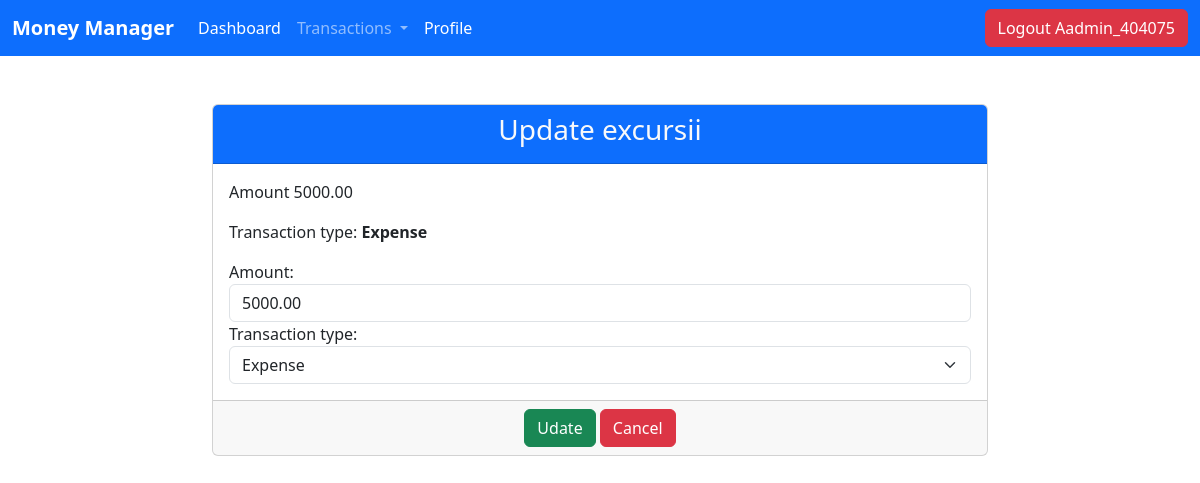
Page /update_transaction/6/ (signed in) on the earlier database version.
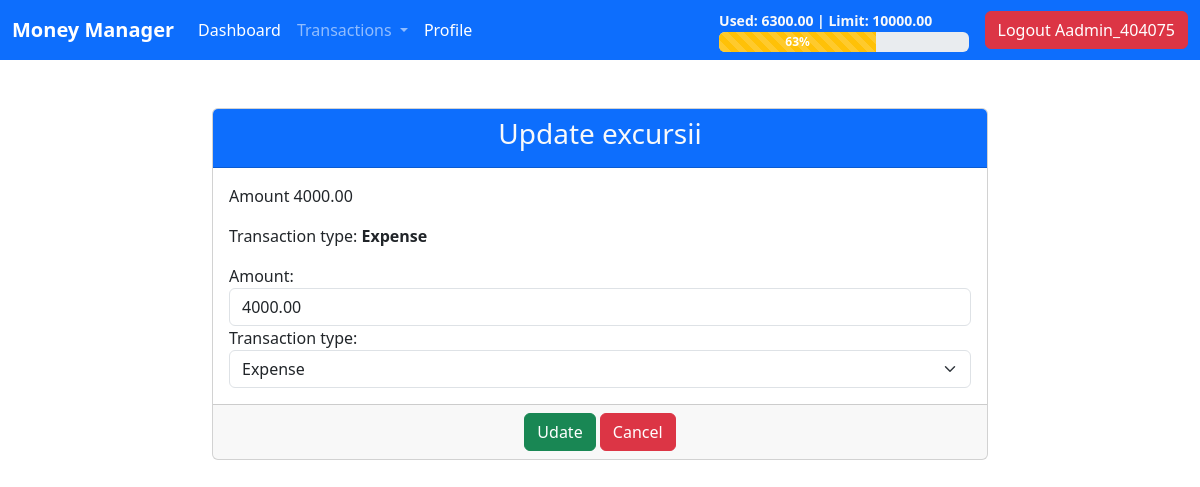
Same page on the later database version.
### transactions/models.py (models this page shows, shortened)
class Transaction(models.Model):
    name = models.CharField(max_length=100)
    amount = models.DecimalField(decimal_places=2, max_digits=10)
    transaction_type = models.CharField(max_length=7, choices=transaction_option)
    transaction_date = models.DateField(null=True, blank=True)
    created_at = models.DateTimeField(auto_now_add=True)
    updated_at = models.DateTimeField(auto_now=True)
    user = models.ForeignKey(User, on_delete=models.CASCADE)
    def __str__(self):
        return f'{self.name}'

class Limit(models.Model):
    limit = models.DecimalField(decimal_places=2, max_digits=10)
    user = models.ForeignKey(User, on_delete=models.CASCADE)
    created_at = models.DateTimeField(auto_now_add=True)
    month = models.DateField(null=True, blank=True)

### transactions/views.py (the view)
# urls.py: path('update_transaction/<int:pk>/', views.TransactionUpdateView.as_view(), name='update_transaction'),
class TransactionUpdateView(LoginRequiredMixin,UpdateView):
    template_name = 'transactions/update_transaction.html'
    model = Transaction
    form_class = TransactionUpdateForm
    success_url = '/dashboard/'
    def get_queryset(self):
        return Transaction.objects.filter(user=self.request.user)

### transactions/forms.py
class TransactionUpdateForm(forms.ModelForm):
    class Meta:
        model = Transaction
        exclude = ['name', 'transaction_date', 'user']
        widgets = {
            'amount': forms.NumberInput(attrs={'class': 'form-control', 'placeholder': 'Amount'}),
            'transaction_type': forms.Select(attrs={'class': 'form-select'}),
        }

### MoneyManagerDanut/context_processors.py (called while the page is built)
def navbar_progress(request):
    if not request.user.is_authenticated:
        return {}
    today = date.today()
    start_month = today.replace(day=1)
    transactions = Transaction.objects.filter(
        user=request.user,
        transaction_date__range=(start_month, today)
    )
    total_expenses = sum(transaction.amount for transaction in transactions if transaction.transaction_type == 'expense')
    limit_obj = Limit.objects.filter(
        user=request.user,
        month=start_month
    ).order_by('-created_at').first()
    limit = limit_obj.limit if limit_obj else 0
    procent = int(total_expenses / limit * 100) if limit else 0
    return {
        'total_expenses': total_expenses,
        'limit': limit,
        'procent': procent,
    }

### templates/transactions/update_transaction.html (shortened to what this page needs)
{% extends 'base.html' %}
{% block content %}
    <div class="container-fluid">
        <div class="row">
            <div class="col-md-8 offset-md-2">
                <br><br>
                <div class="card">
                    <div class="card-header bg-primary text-light">
                        <h3 class="text-center">Update {{ transaction }} </h3>
                    </div>
                    <form method="POST">
                        <div class="card-body">
                            <p>Amount {{ transaction.amount }}</p>
                            <p>Transaction type: <b>{{ transaction.transaction_type| title }}</b></p>
                            {{ form }}
                        </div>
                        <div class="card-footer text-center">
                            <button type="submit" class="btn btn-success">Udate</button>
                            <a href="{% url 'dashboard' %}" class="btn btn-danger">Cancel</a>
                        </div>
                    </form>
                </div>
            </div>
        </div>
    </div>
{% endblock %}

### templates/navbar.html (shortened to what this page needs)
<nav class="navbar navbar-expand-lg navbar-dark bg-primary">
    <div class="container-fluid">
        <a class="navbar-brand" href="#"><b>Money Manager</b></a>
        <div class="collapse navbar-collapse" id="navbarSupportedContent">
            <ul class="navbar-nav me-auto mb-2 mb-lg-0">
                {% if user.is_authenticated %}
                    <li class="nav-item">
                        <a class="nav-link active" aria-current="page" href="{% url 'dashboard' %}">Dashboard</a>
                    </li>
                    <li class="nav-item dropdown">
                        <a class="nav-link dropdown-toggle" href="#" role="button" data-bs-toggle="dropdown"
                           aria-expanded="false">
                            Transactions
                        </a>
                    </li>
                    <li class="nav-item">
                        <a class="nav-link active" aria-current="page" href="{% url 'profile' %}">Profile</a>
                    </li>
                {% endif %}
            </ul>
            {% if user.is_authenticated and procent and limit %}
                <div class="w-25 me-3">
                    <small class="text-light"><b>Used: {{ total_expenses|floatformat:2 }} |
                        Limit: {{ limit|floatformat:2 }}</b></small>
                    <div class="progress" style="height: 20px;">
                        <div class="progress-bar progress-bar-striped progress-bar-animated
            {% if procent < 50 %}bg-success{% elif procent < 90 %}bg-warning{% else %}bg-danger{% endif %}"
                             role="progressbar"
                             style="width: {{ procent }}%;"
                             aria-valuenow="{{ total_expenses }}"
                             aria-valuemin="0"
                             aria-valuemax="{{ limit }}">
                            <b> {{ procent }}%</b>
                        </div>
                    </div>
                </div>
            {% endif %}
            <div>
                {% if user.is_authenticated %}
                    <form method="POST" action="{% url 'logout' %}">
                        <button type="submit" class="btn btn-danger">
                            Logout {{ user.username|title }}
                        </button>
                    </form>
                {% else %}
                    <a class="btn btn-outline-light" href="{% url 'login' %}">Login</a>
                    <a class="btn btn-outline-light" href="{% url 'create_user' %}">Sign up</a>
                {% endif %}
            </div>
        </div>
    </div>
</nav>

Differences in the rows shown:
added Limit: limit "10000.00"
changed Transaction "excursii": amount "5000.00" → "4000.00"
Other differences:
{{ total_expenses|floatformat:2 }}: (not shown) → "6300.00"
{{ procent }}: (not shown) → "63"
text now shown: "Used: | Limit: %"
